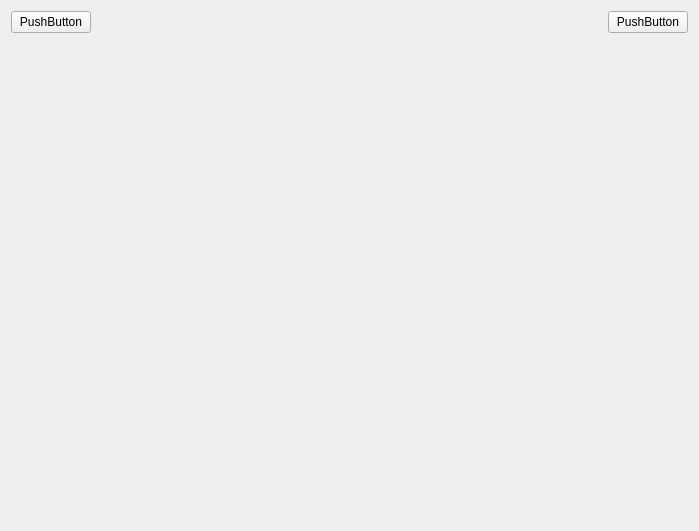
<?xml version="1.0" encoding="UTF-8"?>
<ui version="4.0">
 <class>MasterView</class>
 <widget class="QWidget" name="MasterView">
  <property name="geometry">
   <rect>
    <x>0</x>
    <y>0</y>
    <width>699</width>
    <height>531</height>
   </rect>
  </property>
  <property name="windowTitle">
   <string>MasterView</string>
  </property>
  <layout class="QVBoxLayout" name="verticalLayout_2">
   <item>
    <layout class="QVBoxLayout" name="verticalLayout">
     <item>
      <layout class="QHBoxLayout" name="horizontalLayout">
       <item>
        <widget class="QPushButton" name="btnBack">
         <property name="text">
          <string>PushButton</string>
         </property>
        </widget>
       </item>
       <item>
        <spacer name="horizontalSpacer">
         <property name="orientation">
          <enum>Qt::Horizontal</enum>
         </property>
         <property name="sizeHint" stdset="0">
          <size>
           <width>40</width>
           <height>20</height>
          </size>
         </property>
        </spacer>
       </item>
       <item>
        <widget class="QLabel" name="currWidgetTitle">
         <property name="text">
          <string/>
         </property>
        </widget>
       </item>
       <item>
        <spacer name="horizontalSpacer_2">
         <property name="orientation">
          <enum>Qt::Horizontal</enum>
         </property>
         <property name="sizeHint" stdset="0">
          <size>
           <width>40</width>
           <height>20</height>
          </size>
         </property>
        </spacer>
       </item>
       <item>
        <widget class="QPushButton" name="btnQuit">
         <property name="text">
          <string>PushButton</string>
         </property>
        </widget>
       </item>
      </layout>
     </item>
     <item>
      <widget class="QStackedWidget" name="stackedWidget">
       <property name="currentIndex">
        <number>1</number>
       </property>
       <widget class="QWidget" name="page"/>
       <widget class="QWidget" name="page_2"/>
      </widget>
     </item>
    </layout>
   </item>
  </layout>
 </widget>
 <resources/>
 <connections/>
</ui>
